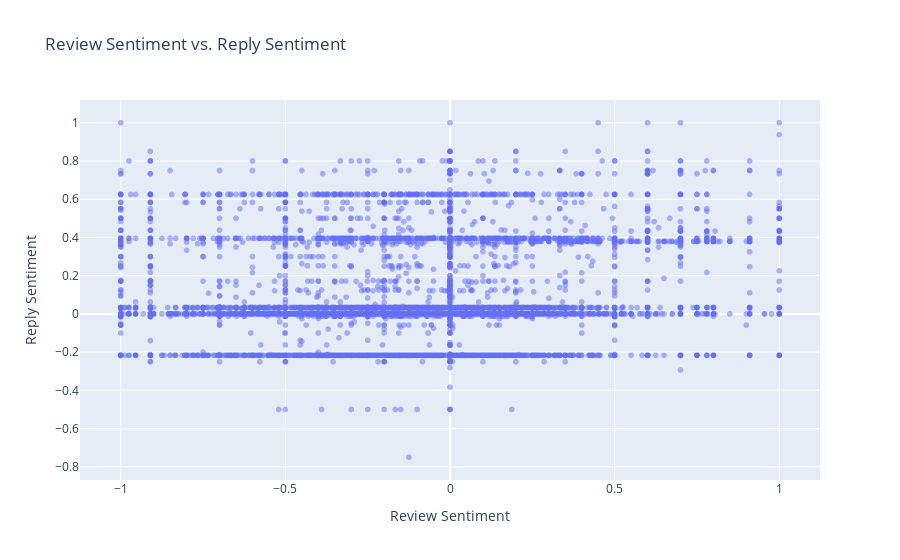

The cell this chart's notebook holds for it:
### Code cell
fig = px.scatter(replied_df, x='review_sentiment', y='reply_sentiment', 
                 opacity=0.5, labels={'review_sentiment': 'Review Sentiment', 
                                      'reply_sentiment': 'Reply Sentiment'},
                 title='Review Sentiment vs. Reply Sentiment')
plot(fig, filename='../../fam-report-site/public/App-Analytics/ReviewSentimentvsReplySentiment.html', auto_open=False)
fig.show()

### Figure 1 — Plotly figure (JSON) as saved in the notebook; plotly's stock layout.template omitted (floating-point values rounded to 4 significant figures; data arrays with more than 128 entries replaced by an {"elided": "..."} marker saying what was removed)
{"data": [{"hovertemplate": "Review Sentiment=%{x}<br>Reply Sentiment=%{y}<extra></extra>", "legendgroup": "", "marker": {"color": "#636efa", "opacity": 0.5, "symbol": "circle"}, "mode": "markers", "name": "", "showlegend": false, "type": "scattergl", "x": {"elided": "21702 float values"}, "xaxis": "x", "y": {"elided": "21702 float values"}, "yaxis": "y"}], "layout": {"legend": {"tracegroupgap": 0}, "title": {"text": "Review Sentiment vs. Reply Sentiment"}, "xaxis": {"anchor": "y", "domain": [0, 1], "title": {"text": "Review Sentiment"}}, "yaxis": {"anchor": "x", "domain": [0, 1], "title": {"text": "Reply Sentiment"}}}}
